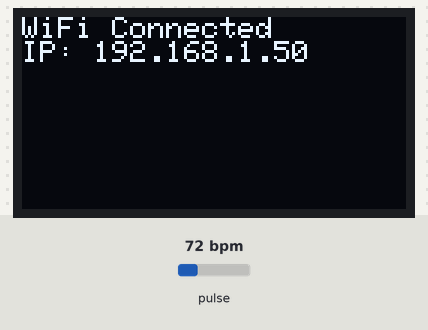
This sketch was run on a simulated ESP32. Shown: 128×64 one-colour display. The test bench sets the inputs (shaded band); at power-on: pulse 72 bpm. WiFi joins after 1.5 s; servers stay silent unless stated; what the sketch prints to the serial monitor is not drawn.

Above: at 3.7 s.
At 6.8 s:
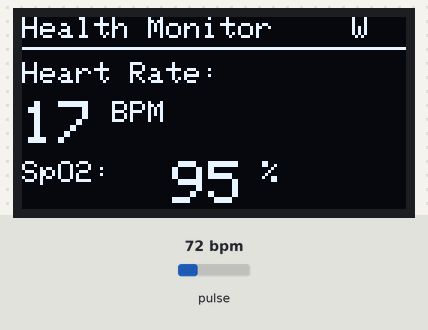
6.9 s: pulse set to 42 bpm
At 9.8 s:
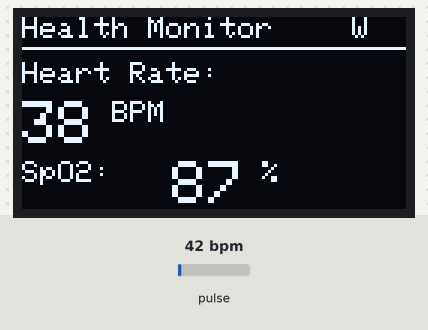
9.9 s: pulse set to 70 bpm
At 11.2 s:
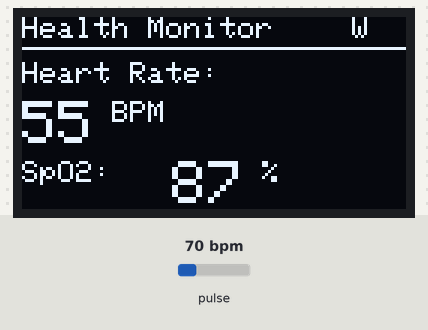
12.9 s: pulse set to 100 bpm
At 16.7 s:
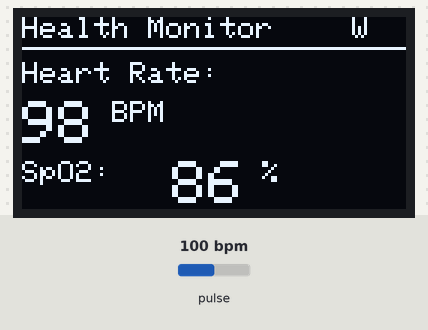
Timing chart, 0 to 18.2 s (numbered marks = the images above; inputs shaded):
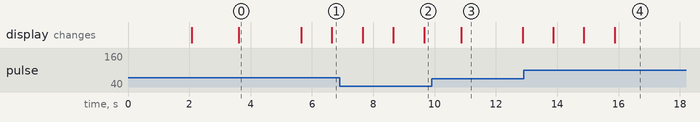

Measured:
- after the input at 12.9 s, the display: first changes after 0.97 s (image 4 shows a later state)
- what the display in image 0 shows lasts 2.0 s, from 3.6 s to 5.6 s

The sketch:

health_monitoring_esp32.ino
```cpp
#include <Wire.h>
#include <Adafruit_GFX.h>
#include <Adafruit_SSD1306.h>
#include <WiFi.h>
#include "MAX30105.h"
#include "heartRate.h"

#define SCREEN_WIDTH 128
#define SCREEN_HEIGHT 64
#define OLED_RESET -1

Adafruit_SSD1306 display(SCREEN_WIDTH, SCREEN_HEIGHT, &Wire, OLED_RESET);
MAX30105 particleSensor;

const char* ssid = "YourWiFiSSID";
const char* password = "YourWiFiPassword";
const char* serverHost = "192.168.1.100";
const int serverPort = 80;

const byte RATE_SIZE = 4;
byte rates[RATE_SIZE];
byte rateSpot = 0;
long lastBeat = 0;
float beatsPerMinute;
int beatAvg;

double avered = 0;
double aveir = 0;
double sumirrms = 0;
double sumredrms = 0;
int SpO2 = 0;
double ESpO2 = 95.0;
double FSpO2 = 0.7;
double frate = 0.95;
int i = 0;

unsigned long lastDisplayUpdate = 0;
unsigned long lastServerUpdate = 0;
const unsigned long DISPLAY_INTERVAL = 1000;
const unsigned long SERVER_INTERVAL = 5000;

WiFiClient client;

void setup() {
  Serial.begin(115200);
  Wire.begin();

  if (!display.begin(SSD1306_SWITCHCAPVCC, 0x3C)) {
    Serial.println(F("SSD1306 allocation failed"));
    while (1);
  }

  display.clearDisplay();
  display.setTextSize(1);
  display.setTextColor(SSD1306_WHITE);
  display.setCursor(0, 0);
  display.println("Health Monitor");
  display.println("Initializing...");
  display.display();
  delay(2000);

  if (!particleSensor.begin(Wire, I2C_SPEED_FAST)) {
    Serial.println("MAX30102 not found");
    display.clearDisplay();
    display.setCursor(0, 0);
    display.println("Sensor Error!");
    display.println("Check wiring");
    display.display();
    while (1);
  }

  byte ledBrightness = 0x1F;
  byte sampleAverage = 4;
  byte ledMode = 2;
  int sampleRate = 100;
  int pulseWidth = 411;
  int adcRange = 4096;

  particleSensor.setup(ledBrightness, sampleAverage, ledMode, sampleRate, pulseWidth, adcRange);
  particleSensor.setPulseAmplitudeRed(0x0A);
  particleSensor.setPulseAmplitudeGreen(0);

  Serial.println("Sensor initialized");

  display.clearDisplay();
  display.setCursor(0, 0);
  display.println("Connecting WiFi");
  display.display();

  WiFi.begin(ssid, password);
  int attempts = 0;
  while (WiFi.status() != WL_CONNECTED && attempts < 20) {
    delay(500);
    Serial.print(".");
    attempts++;
  }

  if (WiFi.status() == WL_CONNECTED) {
    Serial.println("\nWiFi Connected");
    Serial.print("IP: ");
    Serial.println(WiFi.localIP());
    display.clearDisplay();
    display.setCursor(0, 0);
    display.println("WiFi Connected");
    display.print("IP: ");
    display.println(WiFi.localIP());
    display.display();
    delay(2000);
  } else {
    Serial.println("\nWiFi Failed");
    display.clearDisplay();
    display.setCursor(0, 0);
    display.println("WiFi Failed");
    display.println("Offline Mode");
    display.display();
    delay(2000);
  }

  Serial.println("System Ready");
}

void loop() {
  unsigned long currentTime = millis();
  long irValue = particleSensor.getIR();
  long redValue = particleSensor.getRed();

  if (irValue > 50000) {
    if (checkForBeat(irValue) == true) {
      long delta = millis() - lastBeat;
      lastBeat = millis();

      beatsPerMinute = 60 / (delta / 1000.0);

      if (beatsPerMinute < 255 && beatsPerMinute > 20) {
        rates[rateSpot++] = (byte)beatsPerMinute;
        rateSpot %= RATE_SIZE;

        beatAvg = 0;
        for (byte x = 0; x < RATE_SIZE; x++)
          beatAvg += rates[x];
        beatAvg /= RATE_SIZE;
      }
    }

    double fred = (double)redValue;
    double fir = (double)irValue;
    avered = avered * frate + fred * (1.0 - frate);
    aveir = aveir * frate + fir * (1.0 - frate);

    sumredrms += (fred - avered) * (fred - avered);
    sumirrms += (fir - aveir) * (fir - aveir);

    i++;

    if ((i % 100) == 0) {
      double R = (sqrt(sumredrms) / avered) / (sqrt(sumirrms) / aveir);
      SpO2 = (int)((-23.3 * R + 110) * 0.9);

      if (SpO2 > 100) SpO2 = 100;
      if (SpO2 < 0) SpO2 = 0;

      ESpO2 = FSpO2 * ESpO2 + (1.0 - FSpO2) * SpO2;

      sumredrms = 0.0;
      sumirrms = 0.0;
      i = 0;
    }

    if (currentTime - lastDisplayUpdate > DISPLAY_INTERVAL) {
      updateDisplay(beatAvg, (int)ESpO2, true);
      lastDisplayUpdate = currentTime;
    }

    if (currentTime - lastServerUpdate > SERVER_INTERVAL) {
      if (WiFi.status() == WL_CONNECTED) {
        sendDataToHospital(beatAvg, (int)ESpO2);
      }
      lastServerUpdate = currentTime;
    }

  } else {
    if (currentTime - lastDisplayUpdate > DISPLAY_INTERVAL) {
      updateDisplay(0, 0, false);
      lastDisplayUpdate = currentTime;
    }
  }
}

void updateDisplay(int heartRate, int spo2, bool fingerDetected) {
  display.clearDisplay();
  display.setTextSize(1);
  display.setCursor(0, 0);
  display.println("Health Monitor");
  display.drawLine(0, 10, 128, 10, SSD1306_WHITE);

  if (fingerDetected) {
    display.setTextSize(1);
    display.setCursor(0, 15);
    display.print("Heart Rate:");
    display.setTextSize(2);
    display.setCursor(0, 28);
    display.print(heartRate);
    display.setTextSize(1);
    display.print(" BPM");

    display.setTextSize(1);
    display.setCursor(0, 48);
    display.print("SpO2:");
    display.setTextSize(2);
    display.setCursor(50, 48);
    display.print(spo2);
    display.setTextSize(1);
    display.print(" %");

    if (WiFi.status() == WL_CONNECTED) {
      display.setCursor(110, 0);
      display.print("W");
    }
  } else {
    display.setTextSize(2);
    display.setCursor(10, 25);
    display.println("Place");
    display.setCursor(10, 45);
    display.println("Finger");
  }

  display.display();
}

void sendDataToHospital(int heartRate, int spo2) {
  Serial.println("Sending data to hospital...");

  if (client.connect(serverHost, serverPort)) {
    String jsonData = "{\"heartRate\":" + String(heartRate) +
                      ",\"spo2\":" + String(spo2) +
                      ",\"timestamp\":" + String(millis()) + "}";

    client.println("POST /patient-data HTTP/1.1");
    client.print("Host: ");
    client.println(serverHost);
    client.println("Content-Type: application/json");
    client.print("Content-Length: ");
    client.println(jsonData.length());
    client.println("Connection: close");
    client.println();
    client.println(jsonData);

    Serial.println("Data sent successfully");
    Serial.print("Heart Rate: ");
    Serial.print(heartRate);
    Serial.print(" BPM, SpO2: ");
    Serial.print(spo2);
    Serial.println("%");

    client.stop();
  } else {
    Serial.println("Connection to hospital failed");
  }
}
```
